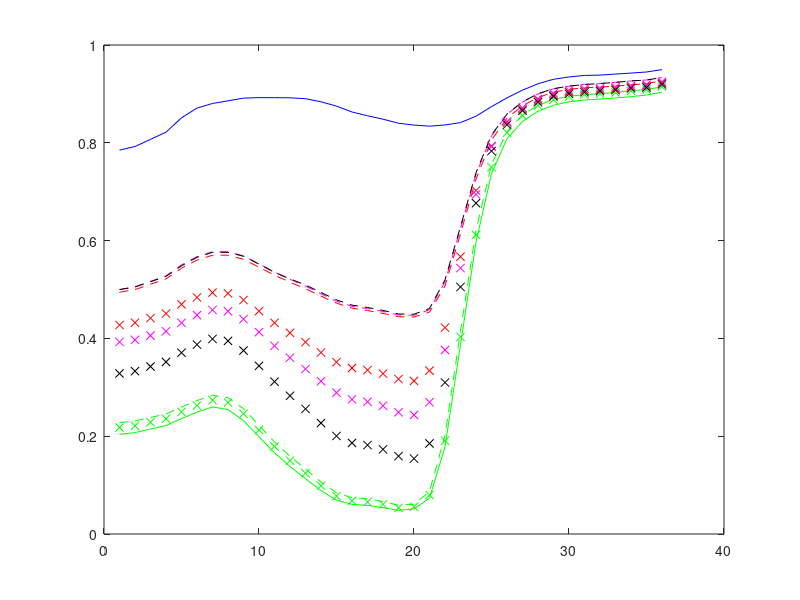
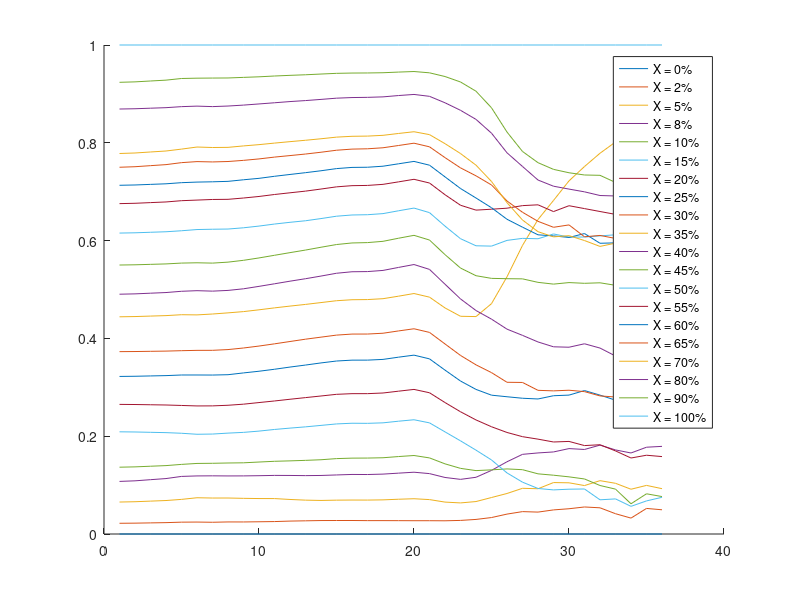
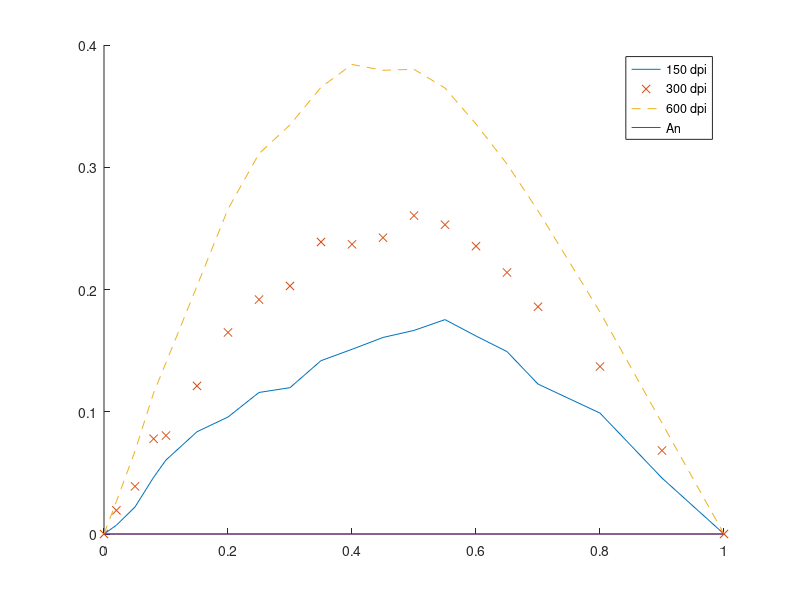

Here is the MATLAB script that generated these plots, in order:
clear all
%% 6.1 Dot gain and Murray-Davies
load('Magenta.mat');

figure;
plot(Spec_150(1,:), 'b')
hold on;
plot(Spec_150(20,:), 'g')
plot(Spec_300(20,:), 'gx')
plot(Spec_600(20,:), 'g--')

% 50%!
plot(Spec_150(20,:) * An(13) + (1 - An(13)) * Spec_150(1,:), 'r--')
plot(Spec_300(20,:) * An(13) + (1 - An(13)) * Spec_300(1,:), 'm--')
plot(Spec_600(20,:) * An(13) + (1 - An(13)) * Spec_600(1,:), 'k--')
plot(Spec_150(13,:), 'rx')
plot(Spec_300(13,:), 'mx')
plot(Spec_600(13,:), 'kx')

%% 6.2 Effective ink coverage
figure;
hold on;
coverage_150 = zeros(size(Spec_150));
coverage_300 = zeros(size(Spec_150));
coverage_600 = zeros(size(Spec_150));
for i = 1:size(coverage_150, 1);
    coverage_150(i,:) = (Spec_150(i,:) - Spec_150(1,:)) ./ (Spec_150(20,:) - Spec_150(1,:));
    coverage_300(i,:) = (Spec_300(i,:) - Spec_300(1,:)) ./ (Spec_300(20,:) - Spec_300(1,:));
    coverage_600(i,:) = (Spec_600(i,:) - Spec_600(1,:)) ./ (Spec_600(20,:) - Spec_600(1,:));
    legendInfo{i} = ['X = ' num2str(An(i) * 100) '%'];
end;

plot(coverage_150');
legend(legendInfo);

%% 6.3 Total dot gain
figure;
hold on;
selected_wl = 20;
plot(An, coverage_150(:, selected_wl) - An');
plot(An, coverage_300(:, selected_wl) - An', 'x');
plot(An, coverage_600(:, selected_wl) - An', '--');
plot(An, An - An)
legend('150 dpi', '300 dpi', '600 dpi', 'An');
